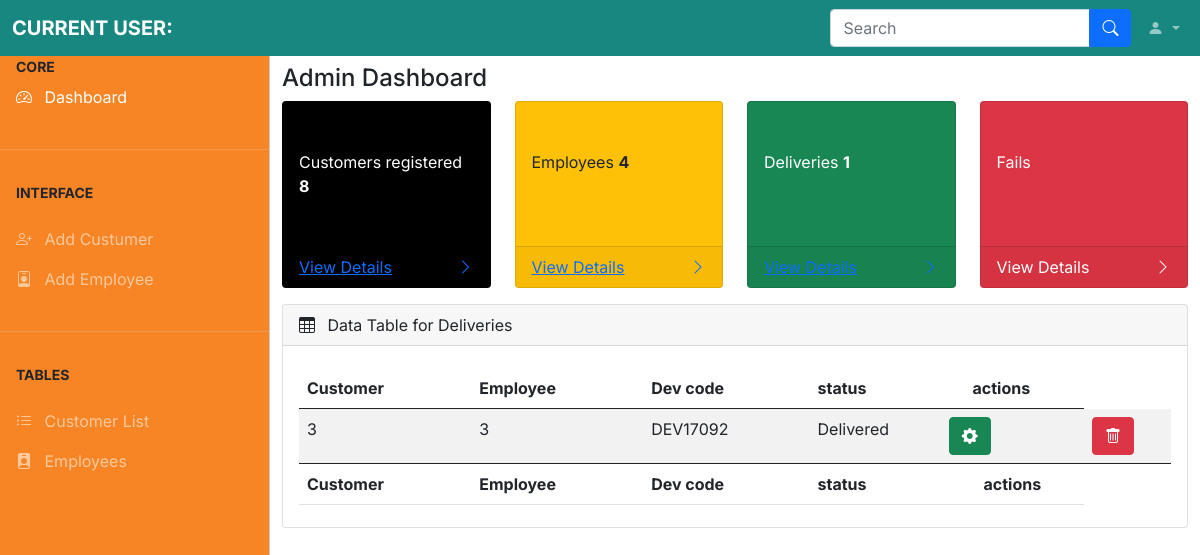
/controls/admindashboard.php, run on the app's committed database.
### tables this page shows
CREATE TABLE IF NOT EXISTS `deliveries` (
  `id` int NOT NULL AUTO_INCREMENT,
  `emp_id` int DEFAULT NULL,
  `customer_id` int NOT NULL,
  `status` varchar(1) NOT NULL,
  `div_id` varchar(40) NOT NULL,
  PRIMARY KEY (`id`),
  KEY `emp_id` (`emp_id`),
  KEY `customer_id` (`customer_id`)
);

### controls/admindashboard.php (called while the page is built, shortened)
<?php
try{
    include __DIR__.'/../includes/connect.php';
    include __DIR__. '/../functions/functions.php';
    $totalcus = totals($pdo, 'customers');
    $totalemp = totals($pdo, 'employee');
    $totaldiv = totals($pdo, 'deliveries');
    $deliveries = getall($pdo, 'deliveries');
    include __DIR__ . '/../templates/admindashboard.html.php';
}
catch (PDOException $e) {
    echo 'we have a problem '.$e->getMessage();
}
include __DIR__ . '/../templates/adminlayout.html.php';

### functions/functions.php (called while the page is built, shortened)
<?php
function query($pdo, $sql, $parameters = []) {
    $query = $pdo->prepare($sql);
    $query->execute($parameters);
    return $query;
}
function totals($pdo, $table) {
    $query = query($pdo, 'SELECT COUNT(*) FROM `' . $table . '`');
    $row = $query->fetch();
    return $row[0];
    }
function getall($pdo, $table){
    $sql = 'SELECT * FROM `'.$table.'`';
    $resutl = query($pdo, $sql);
    return $resutl->fetchAll();
}

### templates/admindashboard.html.php (the view, shortened to what this page needs)
<div class="container-fluid">
  <div class="row">
    <div class="col-md-12">
      <h4>Admin Dashboard</h4>
    </div>
  </div>
  <div class="row">
    <div class="col-md-3 mb-3">
      <div class="card text-white h-100" style="background-color: black">
        <div class="card-body py-5">Customers registered <b><?=$totalcus?></b></div>
        <a href="users.php">
        <div class="card-footer d-flex">
          View Details
          <span class="ms-auto">
            <i class="bi bi-chevron-right"></i>
          </span>
        </div>
        </a>
      </div>
    </div>
    <div class="col-md-3 mb-3">
      <div class="card bg-warning text-dark h-100">
        <div class="card-body py-5">Employees <b><?=$totalemp?></b></div>
        <a href="employee.php">
        <div class="card-footer d-flex">
          View Details
          <span class="ms-auto">
            <i class="bi bi-chevron-right"></i>
          </span>
        </div>
        </a>
      </div>
    </div>
    <div class="col-md-3 mb-3">
      <div class="card bg-success text-white h-100">
        <div class="card-body py-5">Deliveries <b><?=$totaldiv?></b></div>
         <a href="#">
        <div class="card-footer d-flex">
          <span class="ms-auto">
            <i class="bi bi-chevron-right"></i>
          </span>
        </div>
        </a>
      </div>
    </div>
    <div class="col-md-3 mb-3">
      <div class="card bg-danger text-white h-100">
        <div class="card-body py-5">Fails</div>
        <div class="card-footer d-flex">
          View Details
          <span class="ms-auto">
            <i class="bi bi-chevron-right"></i>
          </span>
        </div>
      </div>
    </div>
  </div>
  <div class="row">
    <div class="col-md-12 mb-3">
      <div class="card">
        <div class="card-header">
          <span><i class="bi bi-table me-2"></i></span> Data Table for Deliveries
        </div>
        <div class="card-body">
          <div class="table-responsive">
            <table
              id="example"
              class="table table-striped data-table"
              style="width: 100%"
            >
              <thead>
                <tr>
                  <th>Customer</th>
                  <th>Employee</th>
                  <th>Dev code</th>
                  <th>status</th>
                  <th><Center>actions</Center></th>
                </tr>
              </thead>
              <tbody>
              <?php foreach ($deliveries as $dev): ?>
                <tr>
                  <td><?=$dev['customer_id']?></td>
                  <td><?=$dev['emp_id']?></td>
                  <td><?=$dev['div_id']?></td>
                  <td>
                    <?php if($dev['status'] == 1): ?>
                      Delivered
                    <?php else: ?>
                      Pending
                    <?php endif; ?>
                  </td>
                    <td>
                        <a href="editdev.php?id=<?=$dev['id']?>"><button class="btn btn-success"><span class="bi bi-gear-fill"></span></button>
                    </td>
                    <td>
                      <button type="button" class="btn btn-danger" data-bs-toggle="modal" data-bs-target="#<?=$dev['div_id']?>">
                        <span class="bi bi-trash"></span>
                      </button>
                    </td>
                </tr>
              <?php endforeach; ?>
              </tbody>
              <tfoot>
                <tr>
                  <th>Customer</th>
                  <th>Employee</th>
                  <th>Dev code</th>
                  <th>status</th>
                  <th><Center>actions</Center></th>
                </tr>
              </tfoot>
            </table>
          </div>
        </div>
      </div>
    </div>
  </div>
</div>

### data on the page
deliveries: customer "3", emp "3", div "DEV17092", status "Delivered"

### other printed values
$totalcus "8"
$totalemp "4"
$totaldiv "1"
